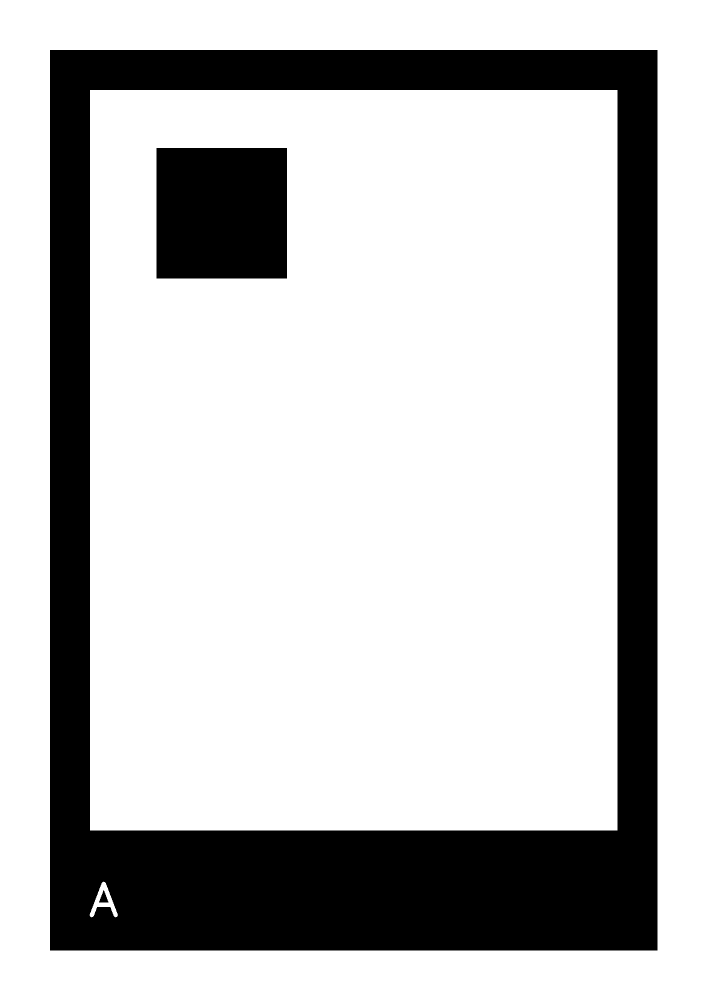
#> input picture cards/card_A.png, 1414 x 2000 px (shown at 1/2 size)
$ python -i card_detector.py   (imports and definitions only)
#> lines starting #> are read from the running program, lines starting #| are printed output that depends on the picture; after the words box and inside, x2 and y2 are one past the last pixel; in counts of white or black regions, pixels touching at a corner belong together
### src/braille.py
"""Braille alphabet and card geometry (shared by the card generator and the detector)."""

# Active dots for each letter.
# Braille numbering: dots 1-2-3 in the left column (top to bottom), 4-5-6 in the right column
BRAILLE_DOTS = {
    "A": "1", "B": "12", "C": "14", "D": "145", "E": "15",
    "F": "124", "G": "1245", "H": "125", "I": "24", "J": "245",
    "K": "13", "L": "123", "M": "134", "N": "1345", "O": "135",
    "P": "1234", "Q": "12345", "R": "1235", "S": "234", "T": "2345",
    "U": "136", "V": "1236", "W": "2456", "X": "1346", "Y": "13456",
    "Z": "1356", "Ñ": "12456",
}


def letter_to_pattern(letter):
    """Convert a letter into a 6-value tuple (True if dot 1..6 is active)."""
    dots = BRAILLE_DOTS[letter]
    return tuple(str(n) in dots for n in range(1, 7))


# Reverse dictionary: 6-value pattern -> letter (used by the detector)
PATTERN_TO_LETTER = {letter_to_pattern(letter): letter for letter in BRAILLE_DOTS}


# ---- Card geometry (in pixels, A4 aspect ratio) ----
CARD_WIDTH, CARD_HEIGHT = 1414, 2000
MARGIN = 100        # outer white border: lets you hold the card without covering the frame
FRAME = 80          # black frame thickness (top, left and right)
BOTTOM_BAND = 240   # thicker bottom band: tells which side is "down"
DOT_SIZE = 260      # side length of each black square (braille dot)

### src/card_detector.py
"""Braille card detector: finds a card in a frame and decodes its letter."""
import cv2
import numpy as np

from braille import (BOTTOM_BAND, CARD_HEIGHT, CARD_WIDTH, DOT_SIZE, FRAME,
                     MARGIN, PATTERN_TO_LETTER)

# Size of the black frame (outer edge) in card design units
FRAME_W = CARD_WIDTH - 2 * MARGIN    # 1214
FRAME_H = CARD_HEIGHT - 2 * MARGIN   # 1800

# The detected card is warped to a front view of this size (design units scaled down)
WARP_SCALE = 0.25
WARP_W = int(FRAME_W * WARP_SCALE)
WARP_H = int(FRAME_H * WARP_SCALE)

# Detection parameters (tune them if needed)
CANNY_LOW, CANNY_HIGH = 50, 150       # Canny hysteresis thresholds
MIN_AREA = 3000                       # minimum contour area in pixels (filters out noise)
ASPECT_MIN, ASPECT_MAX = 0.45, 0.95   # accepted width/height ratio of the card frame
MIN_CONTRAST = 40                     # minimum grey-level difference between black and white parts
FRAME_THRESHOLD = 0.7                 # fraction of black pixels required on the frame borders
DOT_THRESHOLD = 0.5                   # fraction of black pixels to count a cell as a dot


def _dot_rois():
    """Regions (x0, y0, x1, y1) of the warped card where the 6 dots are checked."""
    cell_w = (FRAME_W - 2 * FRAME) / 2
    cell_h = (FRAME_H - FRAME - BOTTOM_BAND) / 3
    half = DOT_SIZE * 0.25 * WARP_SCALE  # we only look at the centre of each dot
    rois = []
    for i in range(6):  # i = 0..5 -> dots 1..6
        col, row = divmod(i, 3)  # dots 1-3 -> column 0, dots 4-6 -> column 1
        cx = (FRAME + (col + 0.5) * cell_w) * WARP_SCALE
        cy = (FRAME + (row + 0.5) * cell_h) * WARP_SCALE
        rois.append((int(cx - half), int(cy - half), int(cx + half), int(cy + half)))
#> further down, picture is the input picture: shape (2000, 1414, 3); 75.5% white; 3 black regions, box (x1, y1, x2, y2) and area: (100, 100, 1315, 1901) 624128, (313, 296, 574, 557) 68121, (198, 1780, 217, 1805) 246
    return rois


DOT_ROIS = _dot_rois()


def _dark_fraction(region):
    """Fraction of black pixels (value 255 in an inverted binary image)."""
    if region.size == 0:
        return 0.0
    return np.count_nonzero(region) / region.size


def _order_corners(quad):
    """Order 4 points clockwise starting at the top-left corner."""
    pts = quad.reshape(4, 2).astype(np.float32)
    center = pts.mean(axis=0)
    angles = np.arctan2(pts[:, 1] - center[1], pts[:, 0] - center[0])
    pts = pts[np.argsort(angles)]           # clockwise (the image y axis points down)
    start = np.argmin(pts.sum(axis=1))      # top-left = smallest x + y
    return np.roll(pts, -start, axis=0)


def _quads(edges):
    """Return (area, contour) for every closed contour with 4 corners in an edge image."""
    contours, _ = cv2.findContours(edges, cv2.RETR_LIST, cv2.CHAIN_APPROX_SIMPLE)
    quads = []
    for contour in contours:
        area = cv2.contourArea(contour)
        if area < MIN_AREA:
            continue
        approx = cv2.approxPolyDP(contour, 0.02 * cv2.arcLength(contour, True), True)
        if len(approx) == 4 and cv2.isContourConvex(approx):
            quads.append((area, approx))
    return quads


def _find_candidates(gray):
    """Find the edges of the image and return the 4-corner contours, largest first."""
    blur = cv2.GaussianBlur(gray, (5, 5), 0)
    edges = cv2.Canny(blur, CANNY_LOW, CANNY_HIGH)
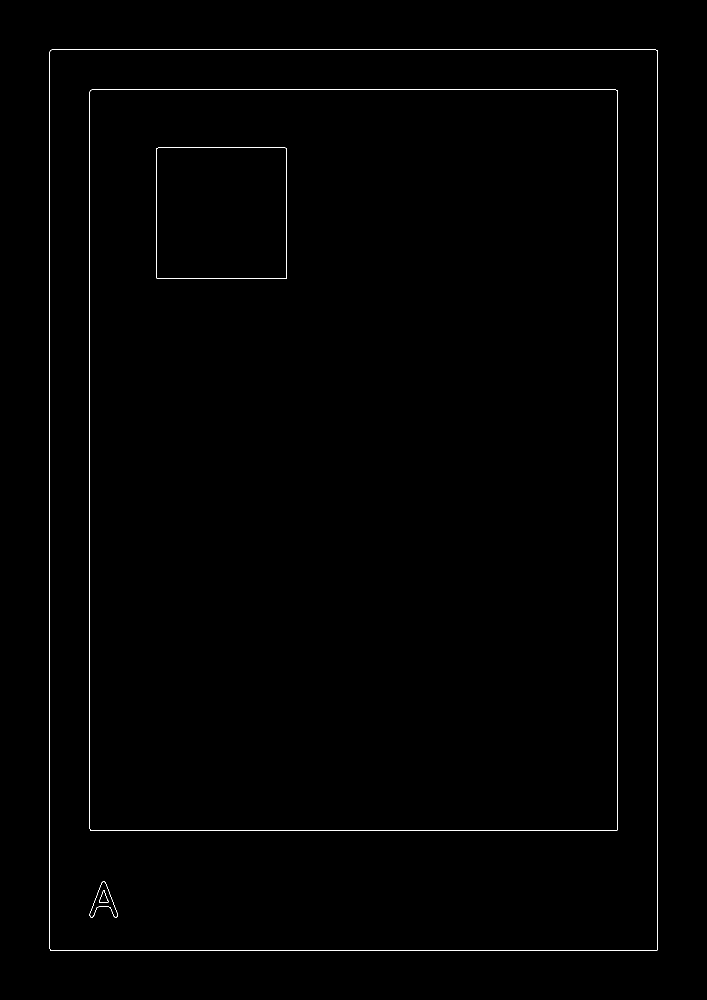
#> edges: shape (2000, 1414) (shown at 1/2 size); 0.44% white in thin lines or dots, all inside (x1, y1, x2, y2) = (99, 99, 1315, 1901)
    # Far cards: their thin frame is only well separated in the raw edges.
    # Near cards: dilation joins small gaps so the outline becomes a closed contour.
    dilated = cv2.dilate(edges, np.ones((3, 3), np.uint8))
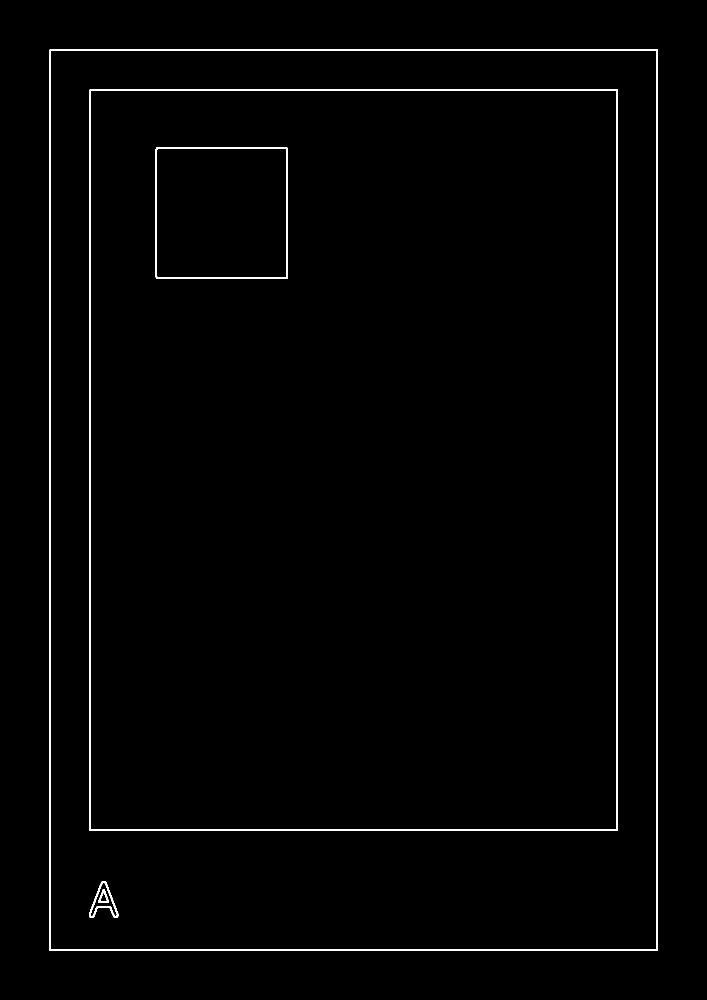
#> dilated: shape (2000, 1414) (shown at 1/2 size); 1.3% white; 5 white regions
    candidates = _quads(edges) + _quads(dilated)
#> in _quads, `contours, _ = cv2.findContours(edges, cv2.RETR_LIST, cv2.CHAIN_APPROX_..`: contours = 10 contours; largest, box (x1, y1, x2, y2) and area: (99, 99, 1315, 1901) 2188204, (99, 99, 1315, 1901) 2188202, (179, 179, 1235, 1661) 1562444, (179, 179, 1235, 1661) 1562442, (312, 295, 574, 557) 68110
#> the loop in _quads, `for contour in contours:` made 10 passes
#> (area, approx) on passes 5 to 10: (68108, [[314, 296], [573, 297], [572, 556], [313, 555]]), (68110, [[313, 296], [313, 556], [573, 556], [573, 296]]), (1562442, [[181, 180], [1234, 181], [1233, 1660], [180, 1659]]), (1562444, [[180, 180], [180, 1660], [1234, 1660], [1234, 180]]), (2188202, [[101, 100], [1314, 101], [1313, 1900], [100, 1899]]), (2188204, [[100, 100], [100, 1900], [1314, 1900], [1314, 100]])
#> area on passes 1 to 4: 233, 238, 1612, 1631
#> after the loop in _quads, `for contour in contours:`: quads = 6 items
#> in _quads (call 2), `contours, _ = cv2.findContours(edges, cv2.RETR_LIST, cv2.CHAIN_APPROX_..`: contours = 10 contours; largest, box (x1, y1, x2, y2) and area: (98, 98, 1316, 1902) 2194240, (100, 100, 1314, 1900) 2182174, (178, 178, 1236, 1662) 1567520, (180, 180, 1234, 1660) 1557374, (311, 294, 575, 558) 69158
#> the loop in _quads (call 2), `for contour in contours:` made 10 passes
#> (area, approx) on passes 5 to 10: (67068, [[315, 297], [572, 298], [571, 555], [314, 554]]), (69158, [[312, 295], [312, 557], [574, 557], [574, 295]]), (1557374, [[182, 181], [1233, 182], [1232, 1659], [181, 1658]]), (1567520, [[179, 179], [179, 1661], [1235, 1661], [1235, 179]]), (2182174, [[102, 101], [1313, 102], [1312, 1899], [101, 1898]]), (2194240, [[99, 99], [99, 1901], [1315, 1901], [1315, 99]])
#> area on passes 1 to 4: 155, 327, 1320, 1931
#> candidates = 12 items
    candidates.sort(key=lambda item: item[0], reverse=True)
    return blur, edges, [approx for _, approx in candidates]


def _warp_card(gray, quad):
    """Warp a quadrilateral to a front (portrait) view. Returns (warped, corners) or (None, None)."""
    corners = _order_corners(quad)
    tl, tr, br, bl = corners
    width = (np.linalg.norm(tr - tl) + np.linalg.norm(br - bl)) / 2
    height = (np.linalg.norm(bl - tl) + np.linalg.norm(br - tr)) / 2
    if width > height:
        # Card seen in landscape: shift the corner order so the long side becomes vertical
        corners = np.roll(corners, 1, axis=0)
        width, height = height, width
    if not ASPECT_MIN <= width / height <= ASPECT_MAX:
        return None, None

    target = np.array([[0, 0], [WARP_W - 1, 0], [WARP_W - 1, WARP_H - 1], [0, WARP_H - 1]],
                      dtype=np.float32)
    matrix = cv2.getPerspectiveTransform(corners, target)
    warped = cv2.warpPerspective(gray, matrix, (WARP_W, WARP_H))
    return warped, corners


def _read_card(warped):
    """Check that it is one of our cards, fix the orientation and read the 6 dots.

    Returns (pattern, card_binary). pattern is None if it is not a valid card.
    """
    # Otsu works well here: the warped card only has black and white
    _, card_bin = cv2.threshold(warped, 0, 255, cv2.THRESH_BINARY_INV + cv2.THRESH_OTSU)

    # 0) There must be a clear difference between the black and the white parts
    dark, light = warped[card_bin > 0], warped[card_bin == 0]
    if dark.size == 0 or light.size == 0 or light.mean() - dark.mean() < MIN_CONTRAST:
        return None, card_bin

    # 1) The four outer borders must be black (the frame)
    b = max(int(FRAME * WARP_SCALE * 0.6), 1)
    borders = [card_bin[:b, :], card_bin[-b:, :], card_bin[:, :b], card_bin[:, -b:]]
    if min(_dark_fraction(border) for border in borders) < FRAME_THRESHOLD:
        return None, card_bin

    # 2) Orientation: the thick band must be at the bottom. Just inside the top frame
    #    the card is white, while at the same distance from the bottom it is still black.
    y0, y1 = int(FRAME * 1.15 * WARP_SCALE), int(FRAME * 2.2 * WARP_SCALE)
    x0, x1 = int(FRAME * 1.2 * WARP_SCALE), WARP_W - int(FRAME * 1.2 * WARP_SCALE)
    top_dark = _dark_fraction(card_bin[y0:y1, x0:x1])
    bottom_dark = _dark_fraction(card_bin[WARP_H - y1:WARP_H - y0, x0:x1])
    if top_dark > bottom_dark:
        card_bin = cv2.rotate(card_bin, cv2.ROTATE_180)  # card was upside down
        top_dark, bottom_dark = bottom_dark, top_dark
    if bottom_dark < FRAME_THRESHOLD or top_dark > 1 - FRAME_THRESHOLD:
        return None, card_bin  # no thick band at the bottom: not one of our cards

    # 3) Read the 2x3 grid by slicing the centre of each cell
    pattern = tuple(_dark_fraction(card_bin[ry0:ry1, rx0:rx1]) > DOT_THRESHOLD
                    for rx0, ry0, rx1, ry1 in DOT_ROIS)
    return pattern, card_bin


def detect_card(frame, debug=False):
    """Look for a braille card in a BGR frame.

    Returns (letter, corners, steps):
      - letter: decoded letter, or None if there is no card or the pattern is unknown
      - corners: 4x2 array with the card corners in the frame, or None if no card was found
      - steps: intermediate images of the process (only filled when debug=True)
    """
    steps = {}
    gray = cv2.cvtColor(frame, cv2.COLOR_BGR2GRAY)
    blur, edges, candidates = _find_candidates(gray)
#> candidates = 12 contours; largest, box (x1, y1, x2, y2) and area: (99, 99, 1316, 1902) 2191232, (100, 100, 1315, 1901) 2185200, (100, 100, 1315, 1901) 2182188, (101, 101, 1314, 1900) 2176168, (179, 179, 1236, 1662) 1564992

    if debug:
        steps["01_gray"] = gray
        steps["02_blur"] = blur
        steps["03_edges"] = edges
        candidates_img = frame.copy()
        cv2.drawContours(candidates_img, candidates, -1, (0, 0, 255), 2)
        steps["04_candidates"] = candidates_img

    best = None  # first valid card found, in case none of them gives a known letter
    for quad in candidates:
        warped, corners = _warp_card(gray, quad)
        if warped is None:
            continue
        pattern, card_bin = _read_card(warped)
        if pattern is None:
            continue  # it has 4 corners but it is not one of our cards
        letter = PATTERN_TO_LETTER.get(pattern)
        if best is None or letter is not None:
            best = (letter, corners, warped, pattern, card_bin)
        if letter is not None:
            break
#> this loop made 1 pass
#> (quad, width in _warp_card, height in _warp_card, target in _warp_card, b in _read_card) on pass 1: ([[99, 99], [99, 1901], [1315, 1901], [1315, 99]], 1216, 1802, [[0, 0], [302, 0], [302, 449], [0, 449]], 12)
#> pass 1, in _warp_card, `warped = cv2.warpPerspective(gray, matrix, (WARP_W, WARP_H))`:
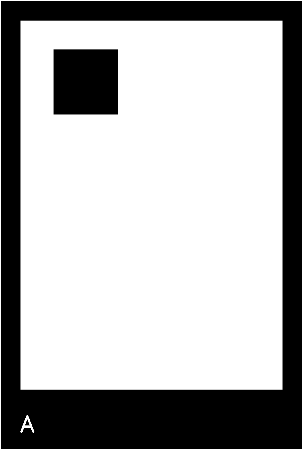
#> warped: shape (450, 303); min 0, max 255, mean 176
#> pass 1, in _read_card, `_, card_bin = cv2.threshold(warped, 0, 255, cv2.THRESH_BINARY_INV + cv..`:
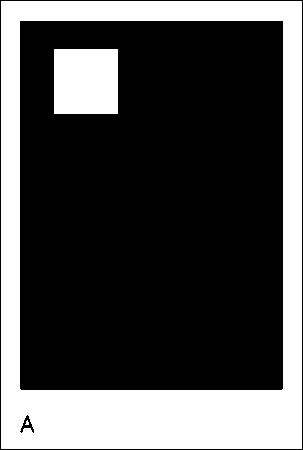
#> card_bin: shape (450, 303); 30.7% white; 3 white regions (1 under 20 px), largest, box (x1, y1, x2, y2) and area: (1, 1, 302, 449) 37700, (54, 49, 118, 114) 4160
#> after the loop, best = 5 items

    if best is None:
        return None, None, steps

    letter, corners, warped, pattern, card_bin = best
    if debug:
        steps["05_warped"] = warped
        card_vis = cv2.cvtColor(card_bin, cv2.COLOR_GRAY2BGR)
        for active, (rx0, ry0, rx1, ry1) in zip(pattern, DOT_ROIS):
            color = (0, 255, 0) if active else (0, 0, 255)
            cv2.rectangle(card_vis, (rx0, ry0), (rx1, ry1), color, 2)
        steps["06_card_binary"] = card_vis
    return letter, corners, steps

>>> import cv2
>>> picture = cv2.imread('../cards/card_A.png')
>>> result = detect_card(picture)

$ run again, on cards/card_B.png
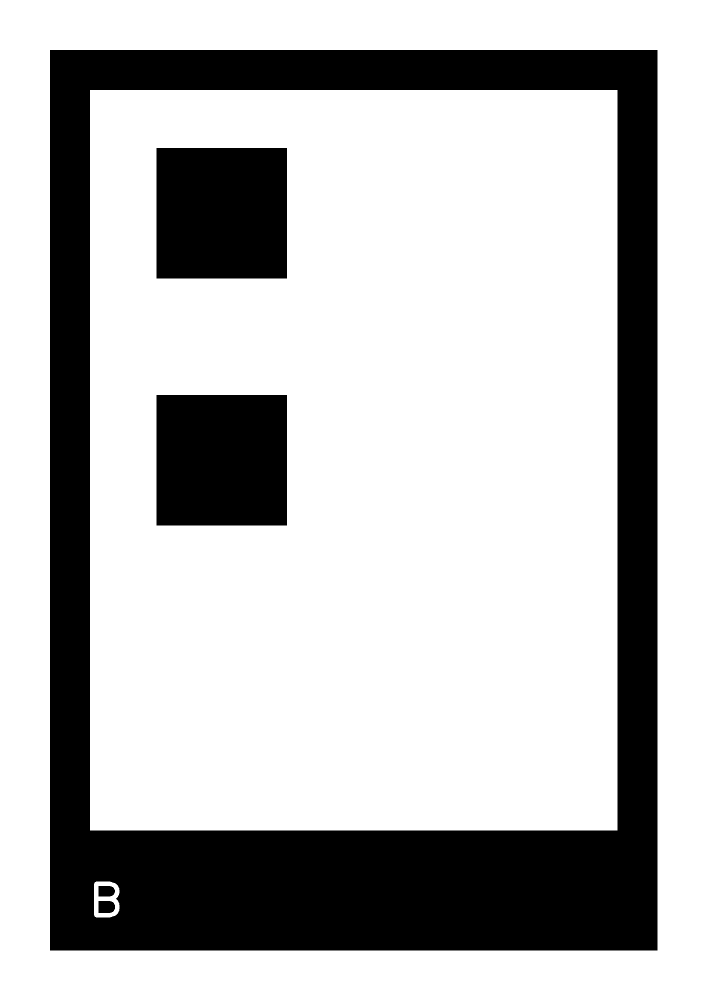
#> input picture cards/card_B.png, 1414 x 2000 px (shown at 1/2 size)
#> picture is the input picture: shape (2000, 1414, 3); 73.1% white; 5 black regions, box (x1, y1, x2, y2) and area: (100, 100, 1315, 1901) 622345, (313, 296, 574, 557) 68121, (313, 790, 574, 1051) 68121, (197, 1802, 230, 1826) 736, (197, 1772, 230, 1793) 637
#> edges: shape (2000, 1414); 0.48% white in thin lines or dots, all inside (x1, y1, x2, y2) = (99, 99, 1315, 1901)
#> dilated: shape (2000, 1414); 1.4% white; 7 white regions
#> contours = 14 contours; largest, box (x1, y1, x2, y2) and area: (99, 99, 1315, 1901) 2188204, (99, 99, 1315, 1901) 2188202, (179, 179, 1235, 1661) 1562444, (179, 179, 1235, 1661) 1562442, (312, 789, 574, 1051) 68110
#> the loop in _quads, `for contour in contours:` made 14 passes
#> (area, approx) on passes 7 to 13: (68108, [[314, 790], [573, 791], [572, 1050], [313, 1049]]), (68110, [[313, 790], [313, 1050], [573, 1050], [573, 790]]), (68108, [[314, 296], [573, 297], [572, 556], [313, 555]]), (68110, [[313, 296], [313, 556], [573, 556], [573, 296]]), (1562442, [[181, 180], [1234, 181], [1233, 1660], [180, 1659]]), (1562444, [[180, 180], [180, 1660], [1234, 1660], [1234, 180]]), (2188202, [[101, 100], [1314, 101], [1313, 1900], [100, 1899]])
#> after the loop in _quads, `for contour in contours:`: quads = 8 items
#> contours = 14 contours; largest, box (x1, y1, x2, y2) and area: (98, 98, 1316, 1902) 2194240, (100, 100, 1314, 1900) 2182174, (178, 178, 1236, 1662) 1567520, (180, 180, 1234, 1660) 1557374, (311, 788, 575, 1052) 69158
#> the loop in _quads (call 2), `for contour in contours:` made 14 passes
#> (area, approx) on passes 7 to 13: (67068, [[315, 791], [572, 792], [571, 1049], [314, 1048]]), (69158, [[312, 789], [312, 1051], [574, 1051], [574, 789]]), (67068, [[315, 297], [572, 298], [571, 555], [314, 554]]), (69158, [[312, 295], [312, 557], [574, 557], [574, 295]]), (1557374, [[182, 181], [1233, 182], [1232, 1659], [181, 1658]]), (1567520, [[179, 179], [179, 1661], [1235, 1661], [1235, 179]]), (2182174, [[102, 101], [1313, 102], [1312, 1899], [101, 1898]])
#> in _find_candidates, `candidates = _quads(edges) + _quads(dilated)`: candidates = 16 items
#> in detect_card, `blur, edges, candidates = _find_candidates(gray)`: candidates = 16 contours; largest, box (x1, y1, x2, y2) and area: (99, 99, 1316, 1902) 2191232, (100, 100, 1315, 1901) 2185200, (100, 100, 1315, 1901) 2182188, (101, 101, 1314, 1900) 2176168, (179, 179, 1236, 1662) 1564992
#> the loop in detect_card, `for quad in candidates:` made 1 pass
#> (quad, width in _warp_card, height in _warp_card, target in _warp_card, b in _read_card) on pass 1: ([[99, 99], [99, 1901], [1315, 1901], [1315, 99]], 1216, 1802, [[0, 0], [302, 0], [302, 449], [0, 449]], 12)
#> pass 1, in _warp_card, `warped = cv2.warpPerspective(gray, matrix, (WARP_W, WARP_H))`:
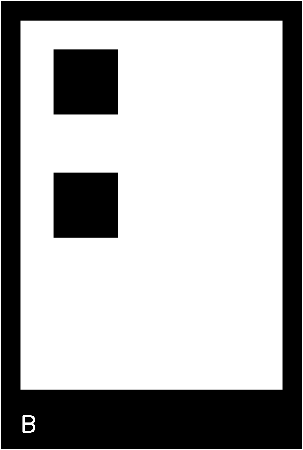
#> warped: shape (450, 303); min 0, max 255, mean 168.3
#> pass 1, in _read_card, `_, card_bin = cv2.threshold(warped, 0, 255, cv2.THRESH_BINARY_INV + cv..`:
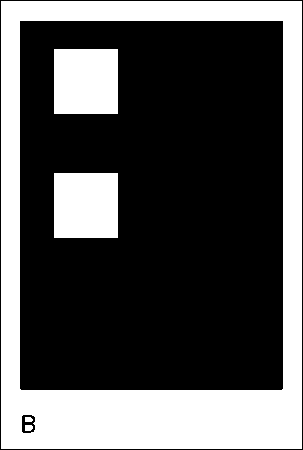
#> card_bin: shape (450, 303); 33.7% white; 5 white regions, box (x1, y1, x2, y2) and area: (1, 1, 302, 449) 37585, (54, 49, 118, 114) 4160, (54, 173, 118, 238) 4160, (25, 425, 33, 431) 44, (25, 417, 33, 422) 36
#> after the loop in detect_card, `for quad in candidates:`: best = 5 items
